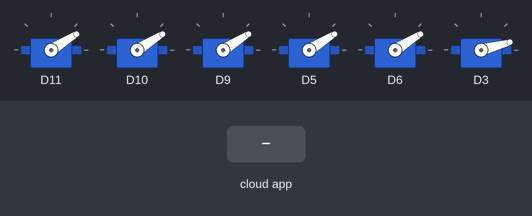
Bench run of a sketch on a simulated Arduino Nano 33 IoT. Shown: 6 × servo. The inputs (shaded band) are chosen by the test bench. WiFi joins after 1.5 s; servers stay silent unless stated.

Above: at 12.0 s.
12.1 s: the phone or cloud app sets angulo_base to 50
At 14.8 s:
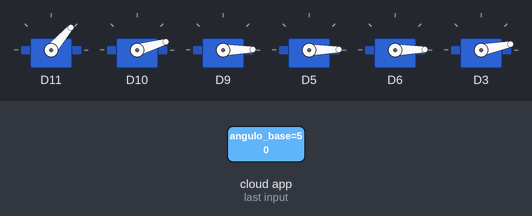
15.1 s: the phone or cloud app sets angulo_codo to 25
At 16.0 s:
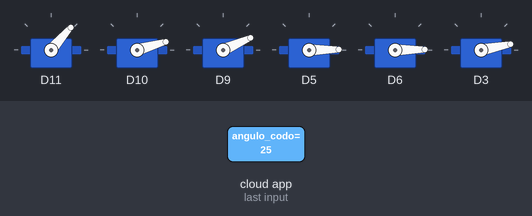
17.0 s: the phone or cloud app sets angulo_hombro to 50
At 18.1 s:
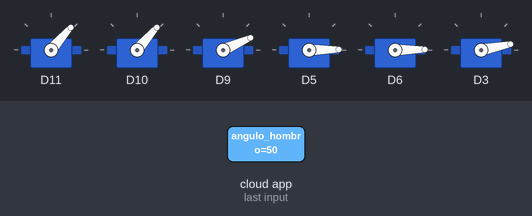
19.1 s: the phone or cloud app sets angulo_muneca_rot to 100
At 21.7 s:
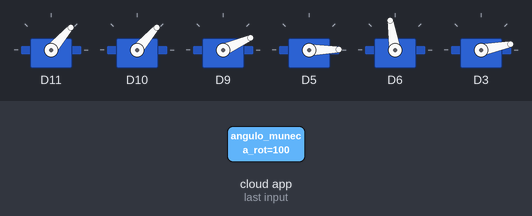
22.1 s: the phone or cloud app sets angulo_muneca_ver to 25
24.0 s: the phone or cloud app sets angulo_base to 0
Timing chart, 0 to 27.0 s (numbered marks = the images above; inputs shaded):
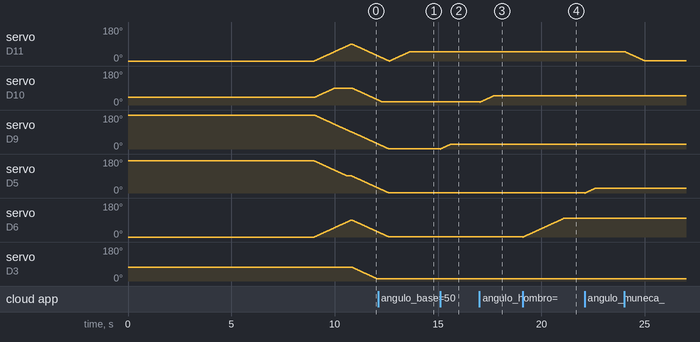

The sketch:

Braccio_jan08a.ino
```cpp
#include "arduino_secrets.h"
/* Sketch para controlar Braccio con Arduino IoT Cloud
   Corregido con mucho amor para Migue por Alicia ❤️
*/

#include "thingProperties.h"
#include <Braccio.h>
#include <Servo.h>

// La librería Braccio NECESITA que estos nombres existan sí o sí:
Servo base;
Servo shoulder;
Servo elbow;
Servo wrist_ver;
Servo wrist_rot;
Servo gripper;

int angulo_pinza;


void setup() {
  Serial.begin(9600);
  delay(1500);

  // Inicializamos la nube
  initProperties();
  ArduinoCloud.begin(ArduinoIoTPreferredConnection);

  setDebugMessageLevel(2);
  ArduinoCloud.printDebugInfo();

  // --- INICIALIZACIÓN DEL BRACCIO ---
  // Esto inicializa los servos en los pines 11, 10, 9, 6, 5, 3 automáticamente
  Braccio.begin();

  // Posición inicial de seguridad
  Braccio.ServoMovement(20, 90, 90, 90, 90, 90, 73);
}

void loop() {
  ArduinoCloud.update();

  // Usamos tus variables del Dashboard para darle las órdenes:
  // angulo_base, angulo_hombro, etc. deben estar en tu pestaña "Setup"
  Braccio.ServoMovement(20, angulo_base, angulo_hombro, angulo_codo, angulo_muneca_ver, angulo_muneca_rot, angulo_pinza);
}

// Estos se quedan vacíos, no los borres
void onAnguloBaseChange()  {}
void onAnguloHombroChange()  {}
void onAnguloCodoChange()  {}
void onAnguloMunecaVerChange()  {}
void onAnguloMunecaRotChange()  {}
void onAnguloPinzaChange()  {}
```

arduino_secrets.h
```cpp
#define SECRET_OPTIONAL_PASS ""
#define SECRET_SSID ""
```

thingProperties.h
```cpp
// Code generated by Arduino IoT Cloud, DO NOT EDIT.

#include <ArduinoIoTCloud.h>
#include <Arduino_ConnectionHandler.h>

const char SSID[]     = SECRET_SSID;    // Network SSID (name)
const char PASS[]     = SECRET_OPTIONAL_PASS;    // Network password (use for WPA, or use as key for WEP)

void onAnguloBaseChange();
void onAnguloCodoChange();
void onAnguloHombroChange();
void onAnguloMunecaRotChange();
void onAnguloMunecaVerChange();

int angulo_base;
int angulo_codo;
int angulo_hombro;
int angulo_muneca_rot;
int angulo_muneca_ver;

void initProperties(){

  ArduinoCloud.addProperty(angulo_base, READWRITE, ON_CHANGE, onAnguloBaseChange);
  ArduinoCloud.addProperty(angulo_codo, READWRITE, ON_CHANGE, onAnguloCodoChange);
  ArduinoCloud.addProperty(angulo_hombro, READWRITE, ON_CHANGE, onAnguloHombroChange);
  ArduinoCloud.addProperty(angulo_muneca_rot, READWRITE, ON_CHANGE, onAnguloMunecaRotChange);
  ArduinoCloud.addProperty(angulo_muneca_ver, READWRITE, ON_CHANGE, onAnguloMunecaVerChange);

}

WiFiConnectionHandler ArduinoIoTPreferredConnection(SSID, PASS);
```
